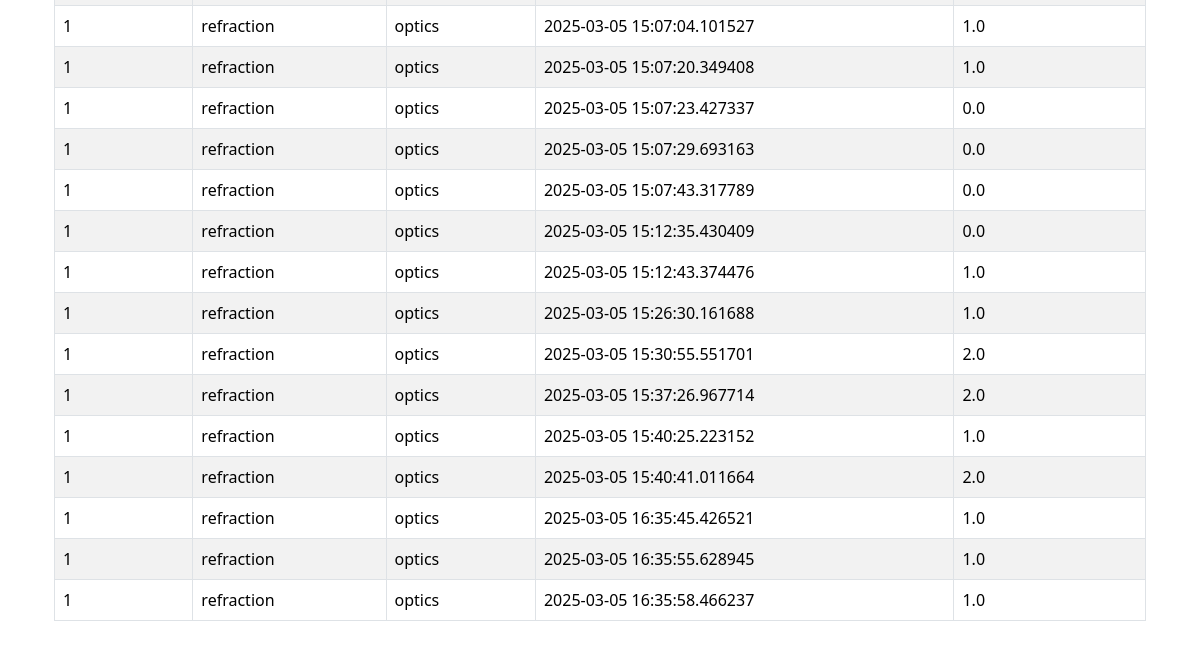
Page /dashboard/user/2/userscores (lower part) on the earlier database version.
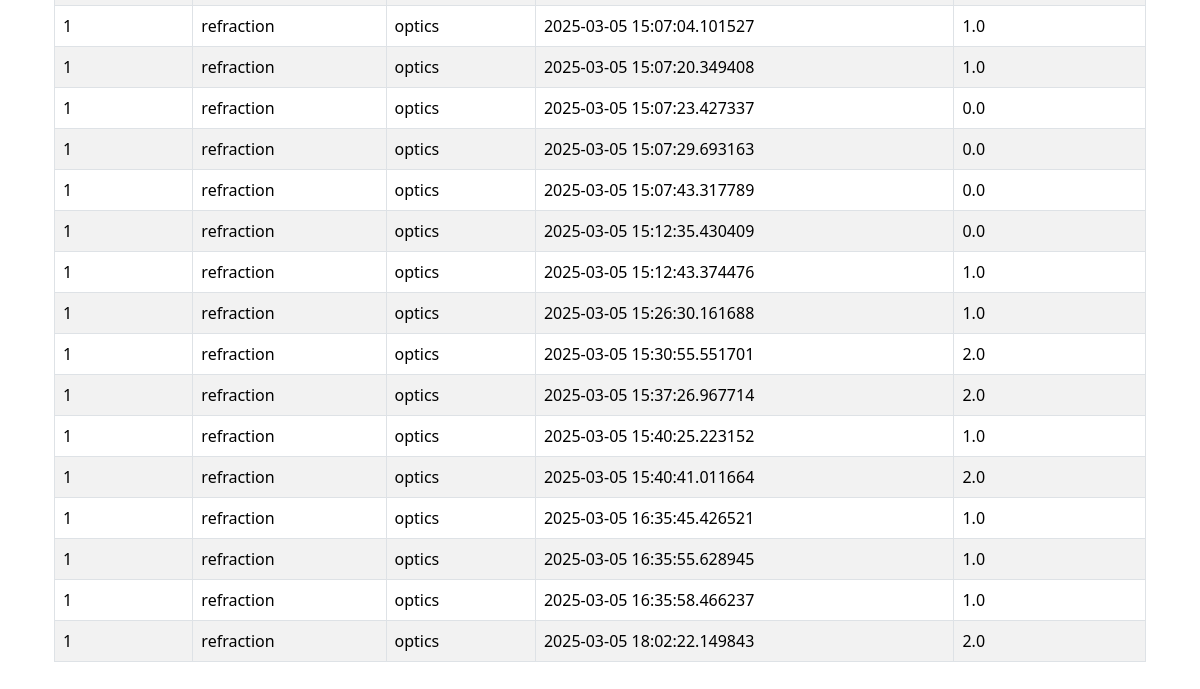
Same page on the later database version.
### models/score.py (models this page shows)
class Score(db.Model):
    id = db.Column(db.Integer, primary_key=True)
    quizid = db.Column(db.Integer, db.ForeignKey('quiz.id'), nullable=False)
    userid = db.Column(db.Integer, db.ForeignKey('user.id'), nullable=False)
    timestampofattempt = db.Column(db.DateTime, default=datetime)
    totalscored = db.Column(db.Float)
    quiz = db.relationship('Quiz', backref='scores')
    user = db.relationship('User', backref='scores')

### models/quiz.py (models this page shows, shortened)
class Quiz(db.Model):
    id = db.Column(db.Integer, primary_key=True)
    chapter_id = db.Column(db.Integer, db.ForeignKey('chapter.id'), nullable=False)
    quizdate = db.Column(db.Date)
    quizduration = db.Column(db.Time)
    quizname=db.Column(db.String(150), nullable=False,unique=True)
    questions = db.relationship('Question', backref='quiz', lazy=True)

### models/chapter.py (models this page shows)
class Chapter(db.Model):
    id = db.Column(db.Integer, primary_key=True)
    name = db.Column(db.String(150), nullable=False,unique=True)
    description = db.Column(db.Text)
    subject_id = db.Column(db.Integer, db.ForeignKey('subject.id'), nullable=False)
    quizzes = db.relationship('Quiz', backref='chapter', lazy=True)

### app.py (the view)
@app.route("/dashboard/user/<int:id>/userscores", methods=["GET", "POST"])
def userscores(id):
    user=User.query.filter_by(id=id).first()
    scores = db.session.query(
        Score.quizid,
        Quiz.quizname,
        Chapter.name,
        Score.timestampofattempt,
        Score.totalscored
    ).join(
        Quiz, Score.quizid == Quiz.id
    ).join(
        Chapter, Quiz.chapter_id == Chapter.id
    ).filter(
        Score.userid == id
    ).all()
    return render_template("userscores.html",user=user,scores=scores )

### templates/userscores.html (shortened to what this page needs)
{% extends "base.html" %}
{% block content %}
<div class="container my-5">
    <div class="table-responsive">
        <table class="table table-striped table-hover table-bordered">
            <tbody>
                {% for score in scores %}
                <tr>
                    <td>{{score[0]}}</td>
                    <td>{{score[1]}}</td>
                    <td>{{score[2]}}</td>
                    <td>{{score[3]}}</td>
                    <td>{{score[4]}}</td>
                </tr>
                {% endfor %}
            </tbody>
        </table>
    </div>
{% endblock %}

### templates/base.html (shortened to what this page needs)
<!DOCTYPE html>
<html lang="en">
    <head>
        <link href="https://cdn.jsdelivr.net/npm/bootstrap@5.3.3/dist/css/bootstrap.min.css" rel="stylesheet">
    </head>
<body>
    <div class="container mt-5">
        {% block content %}
        {% endblock %}
    </div>
</body>
</html>

Differences in the rows shown:
added Score: quizid "1", quizname "refraction", name "optics", timestampofattempt "2025-03-05 18:02:22.149843", totalscored "2.0"
